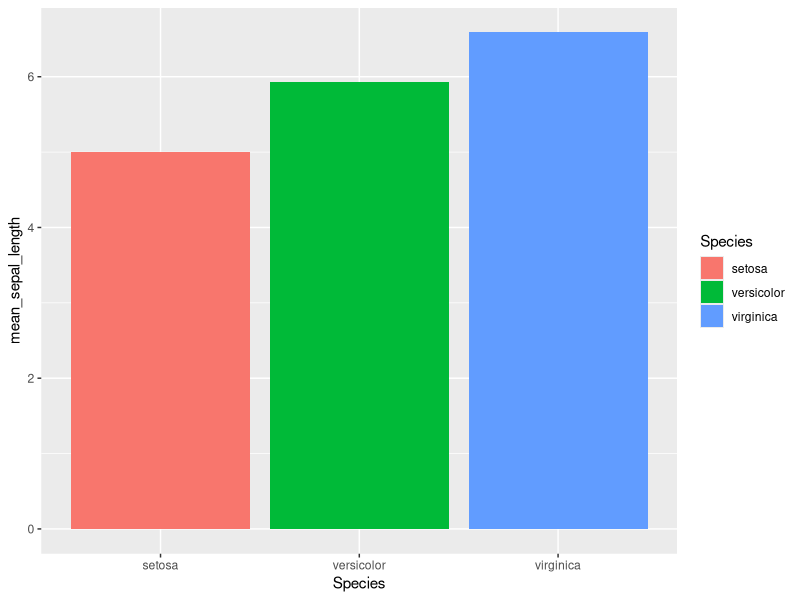
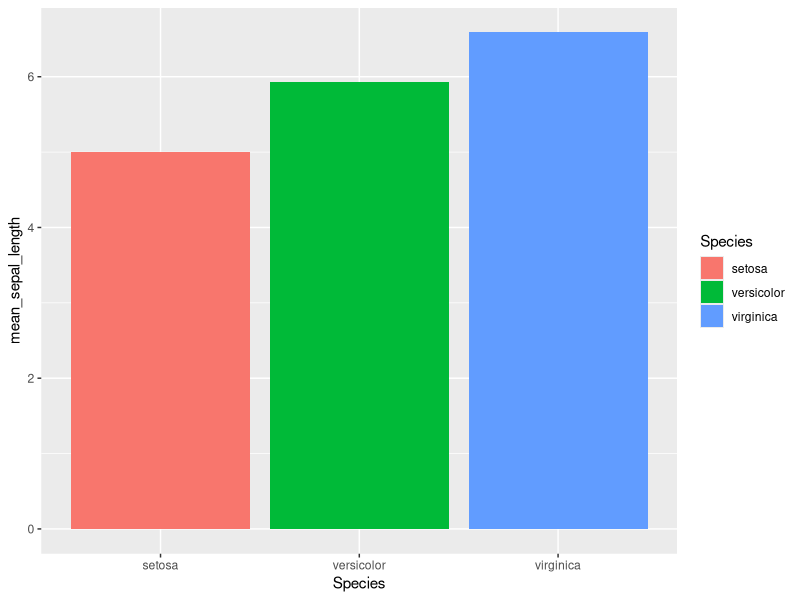
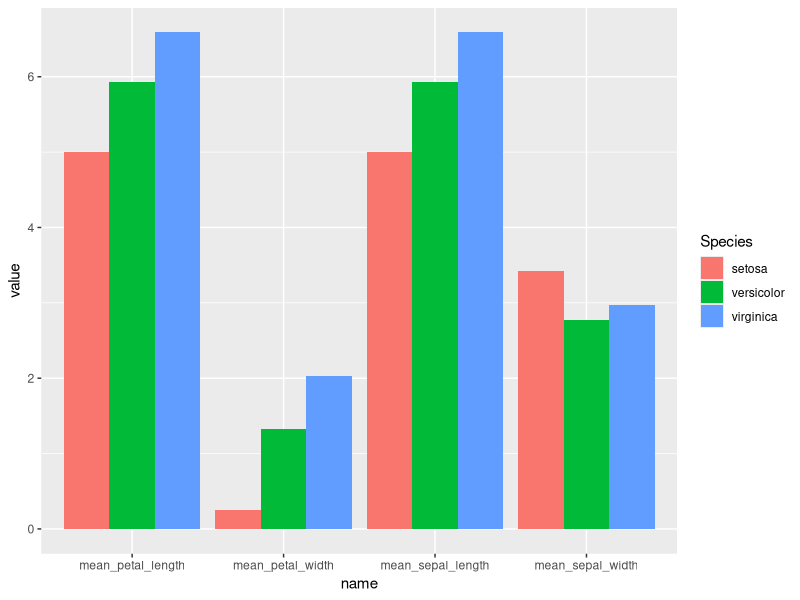
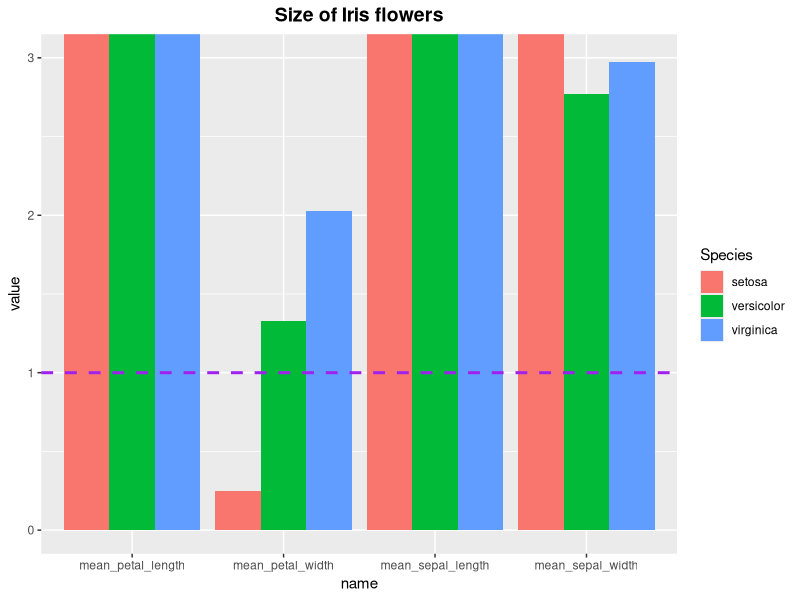
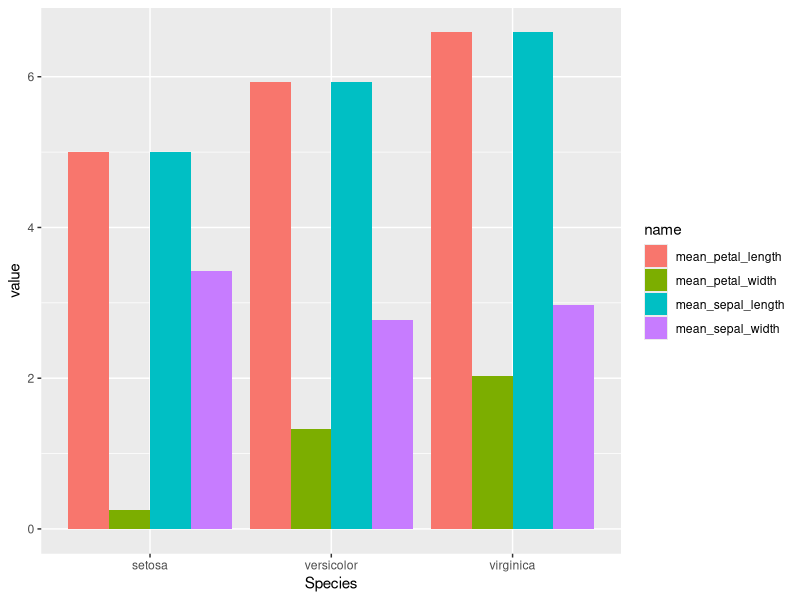
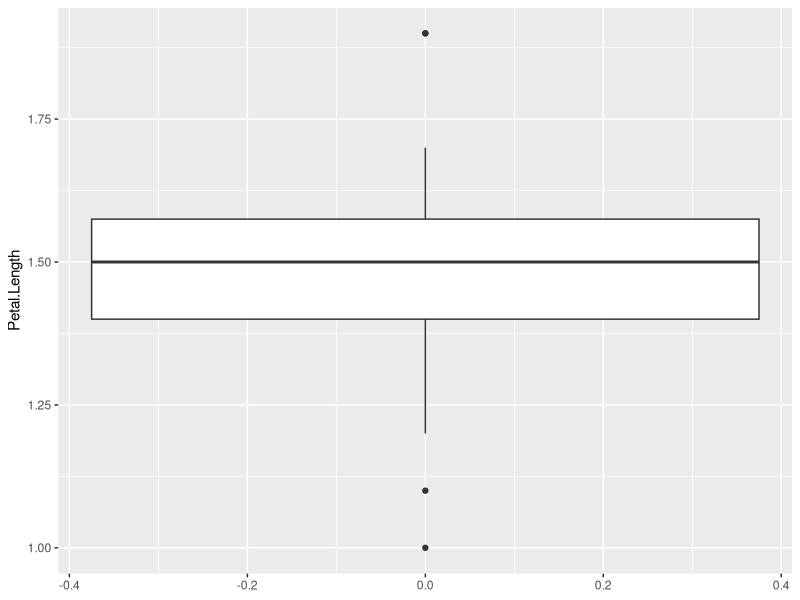
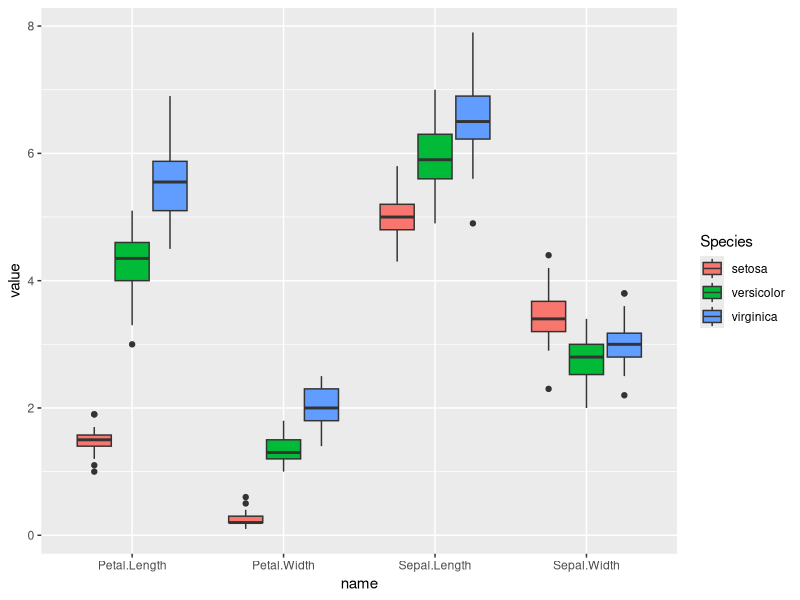
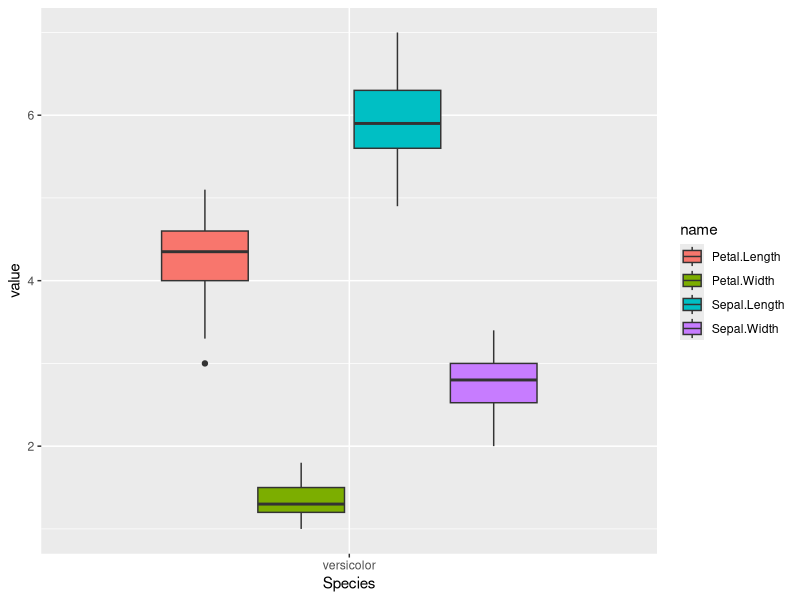

Here is the R script that generated these plots, in order:
## ---- chunk 1
library(tidyverse)
## ---- chunk 2
# note to self: Define these now for demonstration purposes later.
set.seed(6)
log_norm_dist = data.frame(value=rlnorm(100, 15, 1)) %>%
  ggplot(aes(value)) +
  geom_histogram()
bimodal_dist = data.frame(value=c(rnorm(100/2, mean = 2, sd = 0.5), rnorm(100/2, mean = 8, sd = 1))) %>%
  ggplot(aes(value)) +
  geom_histogram()
## ---- chunk 3
# Load an R-internal dataset and create a dataframe called iris.
data(iris)

# Look at the structure of the dataframe:
str(iris)

# Look at the first 6 rows of the dataframe:
head(iris)

# View the entire dataframe in a separate tab:
View(iris)
## ---- chunk 4
# Let's see how many measurements of each species we have:
table(iris$Species)
mean(iris$Sepal.Length) # Not very useful, because it's averaging over all species.

iris %>% # Note to self: Introduce the pipe
  group_by(Species) %>% # All following calculations will be done per category in the Species column.
  summarise(mean_sepal_length = mean(Sepal.Length), 
            mean_sepal_width = mean(Sepal.Width),
            mean_petal_length = mean(Sepal.Length),
            mean_petal_width = mean(Petal.Width)
            )
## ---- chunk 5
mean_flower_sizes = iris %>%
  group_by(Species) %>%
  summarise(mean_sepal_length = mean(Sepal.Length), 
            mean_sepal_width = mean(Sepal.Width),
            mean_petal_length = mean(Sepal.Length),
            mean_petal_width = mean(Petal.Width)
            )

m_sep_len = mean_flower_sizes %>%
    select(c(Species, mean_sepal_length))

ggplot(m_sep_len, aes(x=Species, y=mean_sepal_length, fill=Species)) + # Note to self: Add fill later
  geom_col()

# It's also possible to store the plot in a variable:
p = ggplot(m_sep_len, aes(x=Species, y=mean_sepal_length, fill=Species)) +
  geom_col()

# To visualise the plot again, simply call the variable:
p

# Pie chart
# ggplot(mean_sepal_length, aes(x='', y=mean_sepal_length, fill=Species)) +
#   geom_bar(stat="identity") +
#   coord_polar("y") +
#   theme(axis.text = element_blank()) +
#   geom_text(aes(label = mean_sepal_length), position = position_stack(vjust=0.5))
## ---- chunk 6
# You will have to adjust the filename point to a folder on your computer.
ggsave(filename="~/PhD/Teaching/example_plot.pdf", plot=p, width=7, height=5)
## ---- chunk 7
# Look what that does to the dataframe!
mean_flower_sizes %>%
  pivot_longer(-Species) # -Species means all columns except Species. This is equivalent to c(mean_sepal_length, mean_sepal_width, mean_petal_length, mean_petal_width)

p = mean_flower_sizes %>%
  pivot_longer(-Species) %>% # You can pipe data directly into ggplot!
  ggplot(aes(x=name, y=value, fill=Species)) +
  geom_col(position='dodge') # Note to self: First without dodge!
p
## ---- chunk 8
# We can also add and change things after saving the plot to a variable:
p + 
  geom_hline(yintercept = 1, color="purple", linewidth = 1, linetype='dashed') + # Build this one by one for demonstration purpuses. Also save the plot to a variable and add a title later.
  ggtitle("Size of Iris flowers") +
  theme(plot.title = element_text(size=14, face="bold", hjust=0.5)) +
  coord_cartesian(ylim = c(0,3)) # Also demonstration purpuse.
## ---- chunk 9
# Solution:
mean_flower_sizes %>%
  pivot_longer(-Species) %>% 
  ggplot(aes(x=Species, y=value, fill=name)) +
  geom_col(position='dodge')
## ---- chunk 10
# To start with an easy example, let's filter down our iris dataset and plot a single box.
iris %>%
  filter(Species=="setosa") %>% 
  select(Petal.Length) %>% 
  ggplot(aes(y=Petal.Length)) +
  geom_boxplot()
## ---- chunk 11
# Let's go back to the original dataframe and make a new long table, this time on all the measurements.
tidy_iris = iris %>%
  pivot_longer(-Species)

ggplot(tidy_iris, aes(x=name, y=value, fill=Species)) + # Note to self. First without the fill!
  geom_boxplot() #+
  #coord_flip() # Demonstration purpose.
## ---- chunk 12
# Solution
tidy_iris %>%
  filter(Species=="versicolor") %>%
  ggplot(aes(x=Species, y=value, fill=name)) +
  geom_boxplot()
## ---- chunk 13
iris %>%
  filter(Species=="setosa") %>% # Note to self: add later 
  select(Sepal.Length) %>%
  ggplot(aes(x=Sepal.Length)) +
  geom_histogram(binwidth = 0.1) # Add binwidth later to explain histograms.
## ---- chunk 14
# Similarly to what we did with the box plot, we can also add several histograms simply by adding specifying a fill
iris %>%
  ggplot(aes(x=Petal.Length, fill=Species)) +
  geom_histogram(binwidth = 0.08, position="identity", alpha=0.8) # Note to self: Add alpha and identity later. Explain it.
## ---- chunk 15
iris %>%
  ggplot(aes(x=Petal.Length, fill=Species)) +
  geom_density(alpha=0.5)
## ---- chunk 16
iris %>%
  ggplot(aes(x=Petal.Length, fill=Species)) +
  geom_histogram(binwidth = 0.08, alpha=0.8, position="identity") +
  geom_density(alpha=0.5)
## ---- chunk 17
ggplot(tidy_iris, aes(x=name, y=value, fill=Species)) +
  geom_violin() 
## ---- chunk 18
ggplot(tidy_iris, aes(x=name, y=value, fill=Species)) +
  geom_violin() + 
  facet_wrap(~name, scales="free_x") + geom_violin(draw_quantiles=c(0.25,0.5,0.75)) # Note to self: explain scales and ddd quartiles later.
## ---- chunk 19
data(PlantGrowth)
View(PlantGrowth)
# Results from an experiment to compare yields (as measured by dried weight of plants) obtained under a control and two different treatment conditions.
## ---- chunk 20
# Barpot of median plant growth for the different treatments and the control:
PlantGrowth %>%
  group_by(group) %>%
  summarise(median_growth = median(weight)) %>%
  ggplot(aes(x=group, y=median_growth)) +
  geom_col()
## ---- chunk 21
# Boxplot of plant growth for the different treatments and the control:
PlantGrowth %>%
  ggplot(aes(x=group, y=weight)) +
  geom_boxplot()
## ---- chunk 22
# Histogram of plant growth for the different treatments and the control (set the binwidth to 0.15):
PlantGrowth %>%
  ggplot(aes(x=weight, fill=group)) +
  geom_histogram(position="identity", alpha=0.8, binwidth = 0.15)
## ---- chunk 23
# Density plot of plant growth for the different treatments and the control (set color instead of fill and don't set an alpha):
PlantGrowth %>%
  ggplot(aes(x=weight, color=group)) +
  geom_density()
## ---- chunk 24
# Violin plot of plant growth for the different treatments and the control (add all quartiles, no facet needed, add a geom_point!)
PlantGrowth %>%
  ggplot(aes(x=group, y=weight)) +
  geom_violin(draw_quantiles=c(0.25,0.5,0.75)) +
  geom_point()
